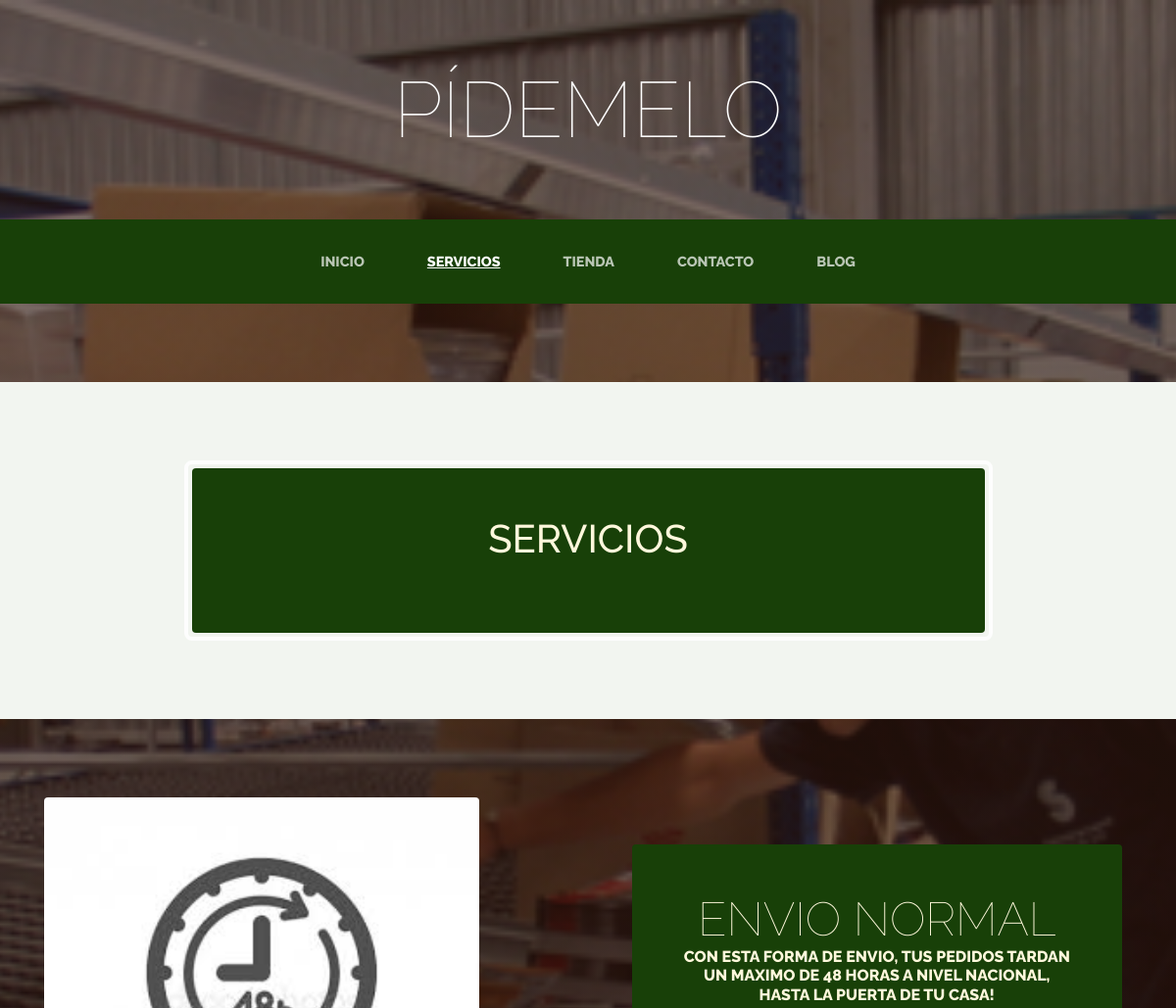
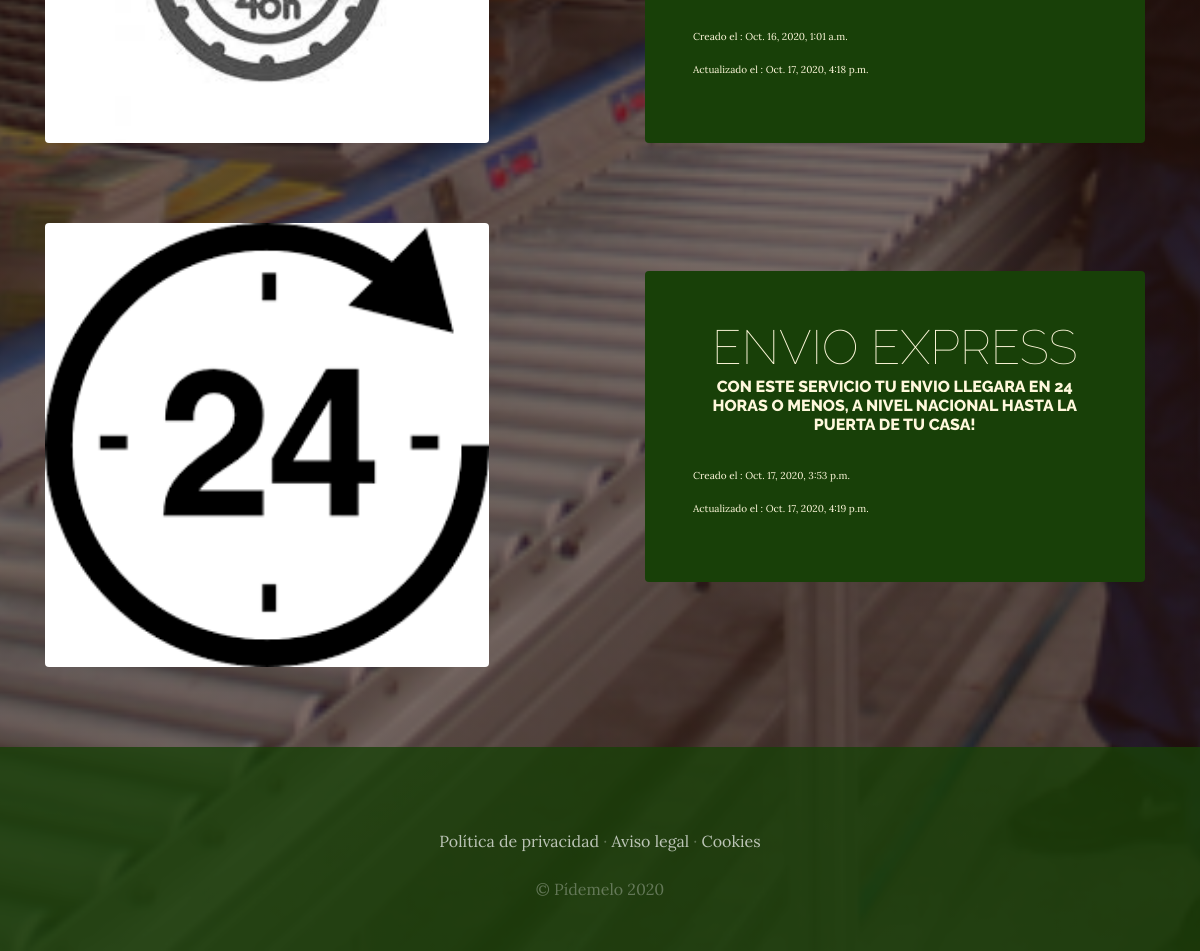
The app's page /servicios/ with its own data (2 pictures, top to bottom).
### servicios/models.py (models this page shows, shortened)
class servicio(models.Model):
    titulo = models.CharField(max_length=50)
    contenido = models.CharField(max_length=250)
    imagen = models.ImageField(upload_to='servicios')
    created = models.DateTimeField(auto_now_add=True)
    updated = models.DateTimeField(auto_now=True)
    class meta:
        verbose_name= 'servicio'
        verbose_name_plural = 'servicios'

### servicios/views.py (the view)
# urls.py: path('servicios/', include('servicios.urls')),
def servicios(request):
    servicios = servicio.objects.all()
    return render(request, "servicios.html", {"servicios": servicios})

### servicios/templates/servicios.html (shortened to what this page needs)
<head>
</head>
{% extends "base.html" %}
{% load static %}
{% block content %}
<section class="page-section cta">
    <div class="container">
      <div class="row">
        <div class="col-xl-9 mx-auto">
          <div class="cta-inner text-center rounded">
                <h1 class="section-heading mb-4">Servicios</h1>
          </div>
        </div>
      </div>
    </div>
  </section>
  {% for servicio in servicios %}
  <section class="page-section clearfix">
    <div class="container">
      <div class="intro">
        <img class="intro-img img-fluid mb-3 mb-lg-0 rounded" src="{{ servicio.imagen.url }}" alt="" style="width: 40%;">
        <div class="intro-text left-0 text-center bg-faded p-5 rounded">
          <h2 class="section-heading mb-4" >
            <span class="section-heading-lower">{{servicio.titulo}}</span>
            <span class="section-heading-upper">{{servicio.contenido}}</span>
          </h2>
          <p style="text-align: left; font-size: x-small;">Creado el : {{servicio.created}}</p>
          <p style="text-align: left; font-size: x-small;">Actualizado el : {{servicio.updated}}</p>
        </div>
      </div>
    </div>
  </section>
  {% endfor %}
{% endblock %}

### proyecto_webapp/templates/base.html (shortened to what this page needs)
<!DOCTYPE html>
<html lang="es">
<head>
  {% load static %}
    <link href="{% static 'vendor/bootstrap/css/bootstrap.min.css' %}" rel="stylesheet">
    <link href="{% static '/css/gestion.css' %}" rel="stylesheet">
</head>
<body>
  <a href=""><h1 class="site-heading text-center text-white d-none d-lg-block">
        <span class="site-heading-lower">Pídemelo</span>
      </h1></a>
 <nav class="navbar navbar-expand-lg navbar-dark py-lg-4" id="mainNav">
    <div class="container">
      <div class="collapse navbar-collapse" id="navbarResponsive">
        <ul class="navbar-nav mx-auto">
          <li class="nav-item {% if request.path == '/' %}active{% endif %} px-lg-4">
            <a class="nav-link text-uppercase text-expanded" href="{% url 'home' %}">Inicio</a>
          </li>
          <li class="nav-item {% if request.path == '/servicios/' %}active{% endif %} px-lg-4">
            <a class="nav-link text-uppercase text-expanded" href="{% url 'servicios' %}">Servicios</a>
          </li>
          <li class="nav-item {% if request.path == '/tienda/' %}active{% endif %} px-lg-4">
            <a class="nav-link text-uppercase text-expanded" href="{% url 'tienda' %}">Tienda</a>
          </li>
          <li class="nav-item {% if request.path == '/contacto/' %}active{% endif %} px-lg-4">
            <a class="nav-link text-uppercase text-expanded" href="{% url 'contacto' %}">Contacto</a>
          </li>
          <li class="nav-item {% if request.path == '/blog/' %}active{% endif %} px-lg-4">
            <a class="nav-link text-uppercase text-expanded" href="{% url 'blog' %}">Blog</a>
          </li>
        </ul>
      </div>
    </div>
  </nav>
  {% block content %}
  {% endblock %}
    <footer class="footer text-faded text-center py-5">
      <div class="container">
        <p class="m-0 mbt">
        	<a href="{% url 'politica' %}" class="link">Política de privacidad</a> ·
        	<a href="{% url 'aviso_legal' %}" class="link">Aviso legal</a> ·
        	<a href="{% url 'cookies' %}" class="link">Cookies</a>
		</p>
        <p class="m-0 mbt1">&copy; Pídemelo 2020</p>
      </div>
	</footer>
</body>
</html>

### proyecto_webapp/static/css/gestion.css (style rules this page uses)
body { font-family: 'Lora'; background: linear-gradient(rgba(47, 23, 15, 0.65), rgba(47, 23, 15, 0.65)), url("../img/bg_main.jpg"); background-attachment: fixed; background-position: center; background-size: cover; }
h1, h2, h3, h4, h5, h6 { font-family: 'Raleway'; }
p { line-height: 1.75; }
.text-faded { color: rgba(255, 255, 255, 0.3); }
.site-heading { margin-top: 5rem; margin-bottom: 5rem; text-transform: uppercase; line-height: 1; font-family: 'Raleway'; }
.site-heading .site-heading-lower { font-size: 5rem; font-weight: 100; line-height: 4rem; }
.page-section { margin-top: 5rem; margin-bottom: 5rem; }
.section-heading { text-transform: uppercase; }
.section-heading .section-heading-upper { display: block; font-size: 1rem; font-weight: 800; padding-bottom:.5rem; }
.section-heading .section-heading-lower { display: block; font-size: 3rem; font-weight: 100; }
.bg-faded { background-color: rgba(255, 255, 255, 0.85); }
#mainNav { background-color: rgba(24, 64, 8); font-family: 'Raleway'; }
#mainNav .navbar-nav .nav-item .nav-link { color: rgba(255, 255, 255, 0.7); font-weight: 800; }
#mainNav .navbar-nav .nav-item.active .nav-link { color: #ffffff; text-decoration: underline; }
@media (min-width: 992px) { #mainNav .navbar-nav .nav-item .nav-link { font-size: 0.9rem; } }
.intro { position: relative; }
@media (min-width: 992px) { .intro .intro-img { width: 75%; float: left; } }
@media (min-width: 992px) { .intro .intro-text { left: 600; width: 60%; margin-top: 3rem; background-color: rgba(24, 64, 8); color: cornsilk; position: absolute; } }
@media (min-width: 1200px) { .intro .intro-text { width: 45%; } }
.cta { padding-top: 5rem; padding-bottom: 5rem; background-color: rgb(242, 245, 240); }
.cta .cta-inner { position: relative; padding: 3rem; margin: 0.5rem; background-color: rgba(24, 64, 8); color: cornsilk; }
.cta .cta-inner:before { border-radius: 0.5rem; content: ''; position: absolute; top: -0.5rem; bottom: -0.5rem; left: -0.5rem; right: -0.5rem; border: 0.25rem solid rgba(255, 255, 255, 0.85); }
.footer { background-color: rgba(24, 64, 8, 0.8); }
.mbt { padding-top: 2rem; }
.mbt1 { padding-top: 1.25rem; }
a.link { color: rgba(255, 255, 255, 0.7); }

### records on screen
servicio: imagen (picture), titulo "ENVIO NORMAL", contenido "CON ESTA FORMA DE ENVIO, TUS PEDIDOS TARDAN UN MAXIMO DE 48 HORAS A NIVEL NACIONAL, HASTA LA PUERTA DE TU CASA!", created "Oct. 16, 2020, 1:01 a.m.", updated "Oct. 17, 2020, 4:18 p.m."
servicio: imagen (picture), titulo "ENVIO EXPRESS", contenido "CON ESTE SERVICIO TU ENVIO LLEGARA EN 24 HORAS O MENOS, A NIVEL NACIONAL HASTA LA PUERTA DE TU CASA!", created "Oct. 17, 2020, 3:53 p.m.", updated "Oct. 17, 2020, 4:19 p.m."
